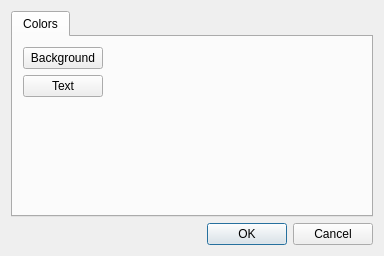
<?xml version="1.0" encoding="UTF-8"?>
<ui version="4.0">
 <class>Qtilities::DialogPrefs</class>
 <widget class="QDialog" name="Qtilities::DialogPrefs">
  <property name="geometry">
   <rect>
    <x>0</x>
    <y>0</y>
    <width>384</width>
    <height>256</height>
   </rect>
  </property>
  <layout class="QVBoxLayout" name="layout">
   <item>
    <widget class="QTabWidget" name="tabWidget">
     <property name="currentIndex">
      <number>0</number>
     </property>
     <widget class="QWidget" name="tabColors">
      <attribute name="title">
       <string>Colors</string>
      </attribute>
      <widget class="QWidget" name="tabColorsLayoutWidget">
       <property name="geometry">
        <rect>
         <x>10</x>
         <y>10</y>
         <width>341</width>
         <height>141</height>
        </rect>
       </property>
       <layout class="QGridLayout" name="layColors">
        <item row="1" column="0">
         <widget class="QPushButton" name="pbnFg">
          <property name="text">
           <string>Text</string>
          </property>
         </widget>
        </item>
        <item row="1" column="1">
         <widget class="QLabel" name="lblColorFg">
          <property name="text">
           <string/>
          </property>
         </widget>
        </item>
        <item row="0" column="0">
         <widget class="QPushButton" name="pbnBg">
          <property name="text">
           <string>Background</string>
          </property>
         </widget>
        </item>
        <item row="2" column="1">
         <spacer name="vspColors">
          <property name="orientation">
           <enum>Qt::Vertical</enum>
          </property>
          <property name="sizeHint" stdset="0">
           <size>
            <width>20</width>
            <height>40</height>
           </size>
          </property>
         </spacer>
        </item>
        <item row="0" column="1">
         <widget class="QLabel" name="lblColorBg">
          <property name="sizePolicy">
           <sizepolicy hsizetype="Expanding" vsizetype="Preferred">
            <horstretch>0</horstretch>
            <verstretch>0</verstretch>
           </sizepolicy>
          </property>
          <property name="text">
           <string/>
          </property>
         </widget>
        </item>
       </layout>
      </widget>
     </widget>
    </widget>
   </item>
   <item>
    <widget class="QDialogButtonBox" name="buttonBox">
     <property name="sizePolicy">
      <sizepolicy hsizetype="Expanding" vsizetype="Preferred">
       <horstretch>0</horstretch>
       <verstretch>0</verstretch>
      </sizepolicy>
     </property>
     <property name="orientation">
      <enum>Qt::Horizontal</enum>
     </property>
     <property name="standardButtons">
      <set>QDialogButtonBox::Cancel|QDialogButtonBox::Ok</set>
     </property>
    </widget>
   </item>
  </layout>
 </widget>
 <resources/>
 <connections/>
</ui>
